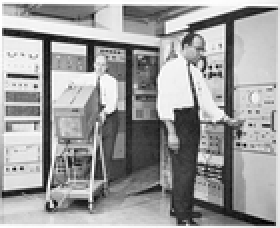
#> input picture hw1/img/Originals/Billingsley_JPL.png, 140 x 114 px, shrunk from 874 x 712 before the run (shown 2 times larger)
$ python main.py ../../hw1/img/Originals/Billingsley_JPL.png
#> lines starting #> are read from the running program, lines starting #| are printed output that depends on the picture; after the words box and inside, x2 and y2 are one past the last pixel; in counts of white or black regions, pixels touching at a corner belong together; long printed decimals are rounded
import numpy as np
import cv2 as cv
import matplotlib.pyplot as plt
import sys
import time
import random

# will vary by user/system
PATH_TO_OPENCV_HAARCASCADES = '/Users/drew/opencv/opencv-master/data/haarcascades/haarcascade_frontalface_alt.xml'

def integral_image(img):
    height, width = img.shape[:2]
    integral = np.zeros(shape=img.shape, dtype=np.int32)

    # initial pixel
    integral[0, 0] = img[0, 0]

    # fill left-most col
    for x in range(1, height):
        integral[x, 0] = integral[x-1, 0] + img[x, 0]

    # fill top-most row
    for y in range(1, width):
        integral[0, y] = integral[0, y-1] + img[0, y]

    # do rest of img
    for x in range(1, height):
        for y in range(1, width):
            integral[x, y] = integral[x, y-1] + \
                integral[x-1, y] - integral[x-1, y-1] + img[x, y]

    # padded for 0's on bottom & right side
    padded = np.zeros(shape=(height+1, width+1), dtype=np.int32)
    padded[0:height, :width] = integral

    return padded


if __name__ == '__main__':

    # argc check
    if(len(sys.argv) != 2):
        print('Usage: python3 src/main.py input.img')
        exit()

    # read img in graysacle & get its extension type
    original_img = cv.imread(str(sys.argv[1]))
#> original_img is the input picture: shape (114, 140, 3); min 0, max 255, mean 156.8
    grayscale_img = cv.cvtColor(original_img, cv.COLOR_BGR2GRAY)
    ext = str(sys.argv[1]).split('.')[-1]

    # sanity check
    print('shape:', original_img.shape)
#| shape: (114, 140, 3)
    print('dtpye:', original_img.dtype)
#| dtpye: uint8

    # for future reference
    h, w = original_img.shape[:2]
#> h = 114; w = 140

    """begin: Integral Image computations"""

    # compute & save integral image
    integral_img = integral_image(grayscale_img)
#> in integral_image, `integral[0, 0] = img[0, 0]`:
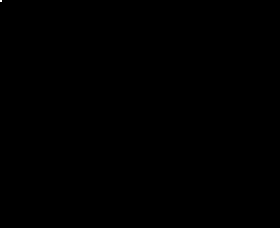
#> integral: shape (114, 140) int32 (shown 2 times larger); values 0 (black) and 254 (white), 0.01% white in thin lines or dots, all inside (x1, y1, x2, y2) = (0, 0, 1, 1)
#> after the loop in integral_image, `for x in range(1, height):`:
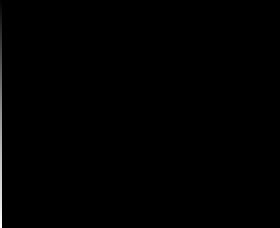
#> integral: shape (114, 140) int32 (shown 2 times larger); 0.71% of pixels changed, all inside (x1, y1, x2, y2) = (0, 1, 1, 114); drawn with min black and max white
#> after the loop in integral_image, `for y in range(1, width):`:
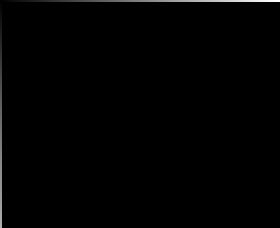
#> integral: shape (114, 140) int32 (shown 2 times larger); 0.87% of pixels changed, all inside (x1, y1, x2, y2) = (1, 0, 140, 1); drawn with min black and max white
#> after the loop in integral_image, `for x in range(1, height):`:
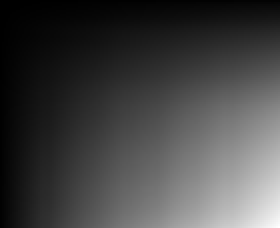
#> integral: shape (114, 140) int32 (shown 2 times larger); min 254, max 2501974, mean 666228.3; drawn with min black and max white
    plt.imsave('integral_img.'+ext, integral_img[0:h,0:w])
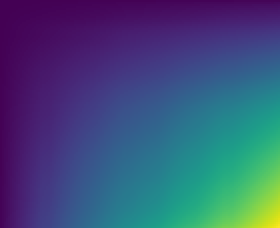
#> saved as integral_img.png: shape (114, 140, 3) (shown 2 times larger); mean R, G, B 61, 79.8, 121.6

    # timing
    int_time = 0
    reg_time = 0
    int_sum = 0
    reg_sum = 0
    for i in range(1000):

        # pick 2 points 'at random' to form rectangle region
        pt1 = (random.randint(0,50), random.randint(0,50))
        pt2 = (random.randint(h-50,h), random.randint(w-50,w))

        # rectangle sum w integral image
        t1 = time.perf_counter()
        sum1 = integral_img[pt2[0]-1, pt2[1]-1] \
            - integral_img[pt2[0]-1, pt1[1] - 1] \
            - integral_img[pt1[0]-1, pt2[1]-1] \
            + integral_img[pt1[0]-1, pt1[1]-1]
        t2 = time.perf_counter()

        # rectangle sum w for loops
        t3 = time.perf_counter()
        sum2 = 0
        for x in range(pt1[0], pt2[0]):
            for y in range(pt1[1], pt2[1]):
                sum2 += grayscale_img[x, y]
        t4 = time.perf_counter()

        int_time += t2 - t1
        reg_time += t4 - t3
        int_sum += sum1
        reg_sum += sum2
#> this loop made 1000 passes
#> (sum1, int_sum) on passes 1 to 3: (357387, 357387), (899064, 1256451), (489824, 1746275)
#> after the loop, int_sum = 810457199; int_time = 0.00936; reg_sum = 810457199; reg_time = 2.79

    print('Difference between each sum: ', sum1 - sum2)
#| Difference between each sum:  0
    print('Integral Image Time', int_time)
#| Integral Image Time 0.009364
    print('Regular Image Time', reg_time)
#| Regular Image Time 2.787

    """end: Integral Image computations"""

    """begin: Face detection"""

    face_cascade = cv.CascadeClassifier(PATH_TO_OPENCV_HAARCASCADES)

    face = face_cascade.detectMultiScale(grayscale_img)
#> face = ()

    for (column, row, width, height) in face:
        cv.rectangle(
            original_img,
            (column, row),
            (column + width, row + height),
            (0, 255, 0),
            2
        )
#> this loop made 0 passes

    cv.imwrite('Face.'+ext, original_img)

    """end: Face detection"""

$ run again, on hw1/img/Originals/KTH-TIPS2b_11-textures.png
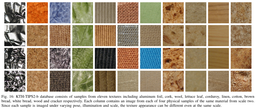
#> input picture hw1/img/Originals/KTH-TIPS2b_11-textures.png, 256 x 109 px, shrunk from 1598 x 678 before the run
#> original_img is the input picture: shape (109, 256, 3); mean B, G, R 131.9, 153.7, 169.1
#| shape: (109, 256, 3)
#| dtpye: uint8
#> after the loop in integral_image, `for y in range(1, width):`:
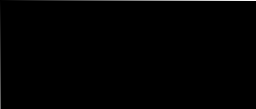
#> integral: shape (109, 256) int32; min 0, max 65022, mean 354.2; drawn with min black and max white
#> `plt.imsave('integral_img.'+ext, integral_img[0:h,0:w])`:
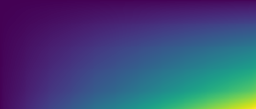
#> saved as integral_img.png: shape (109, 256, 3); mean R, G, B 61.8, 72.1, 120.7
#> the loop `for i in range(1000):  # pick 2 points 'at random' to form rectangle r..` made 1000 passes
#> (sum1, int_sum) on passes 1 to 3: (1333803, 1333803), (2028193, 3361996), (1057667, 4419663)
#> after the loop `for i in range(1000):`: int_sum = 1700997735; int_time = 0.00851; reg_sum = 1700997735; reg_time = 4.73
#| Difference between each sum:  0
#| Integral Image Time 0.008511
#| Regular Image Time 4.729
#> face = ()
